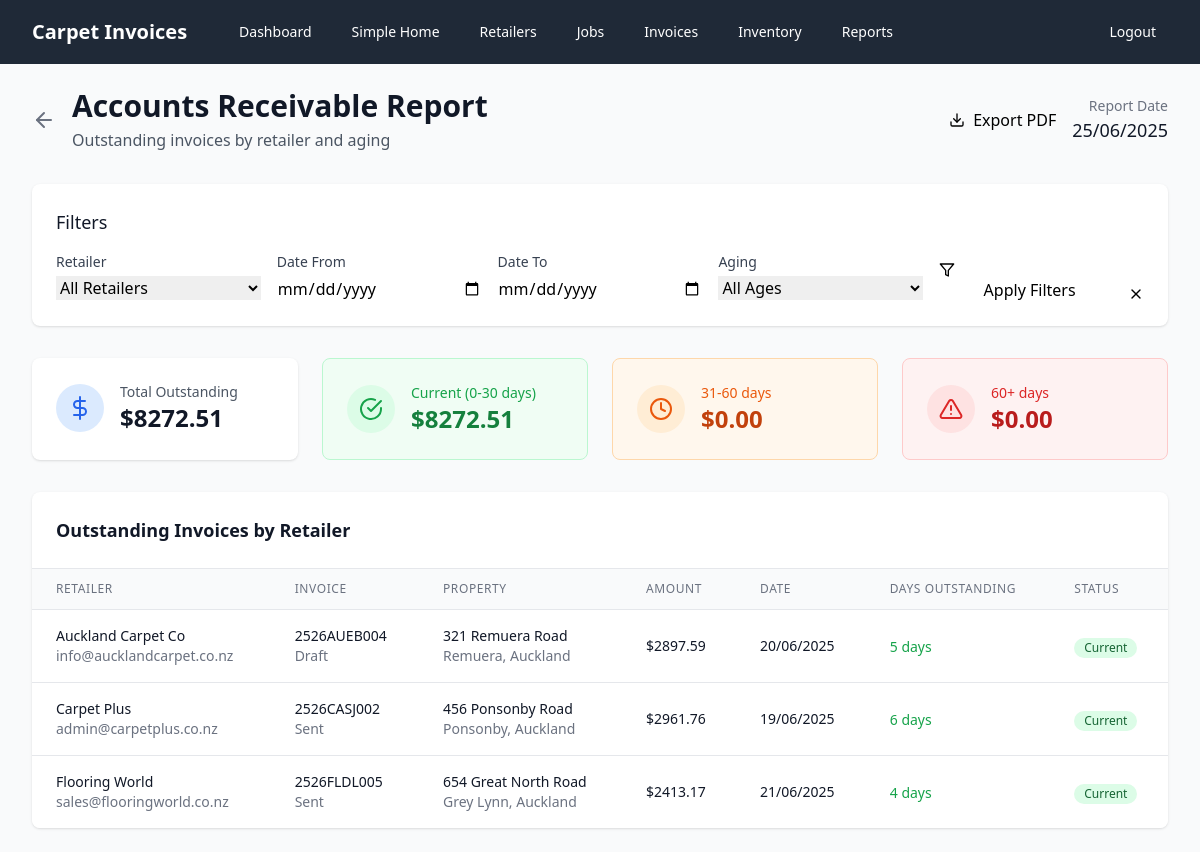
Page /reports/accounts-receivable (signed in) on the committed database.
### models.py (models this page shows, shortened)
class Retailer(db.Model):
    id = db.Column(db.Integer, primary_key=True)
    name = db.Column(db.String(100), nullable=False)
    email = db.Column(db.String(120), nullable=False)
    phone = db.Column(db.String(20), nullable=False)
    jobs = relationship("Job", back_populates="retailer")

class Invoice(db.Model):
    id = db.Column(db.Integer, primary_key=True)
    invoice_code = db.Column(db.String(100), unique=True, nullable=False, index=True)
    job_id = db.Column(db.Integer, ForeignKey('job.id'), nullable=False, index=True)
    date_created = db.Column(db.Date, nullable=False, default=datetime.now().date, index=True)
    status = db.Column(db.String(20), nullable=False, default='draft', index=True)  # draft, sent, paid
    gst_percentage = db.Column(db.Float, nullable=False, default=15.0)
    subtotal = db.Column(db.Float, nullable=False, default=0.0)
    gst_amount = db.Column(db.Float, nullable=False, default=0.0)
    total = db.Column(db.Float, nullable=False, default=0.0, index=True)
    job = relationship("Job", back_populates="invoices")
    lines = relationship("InvoiceLine", back_populates="invoice", cascade="all, delete-orphan")
    files = relationship("FileStore", back_populates="invoice", cascade="all, delete-orphan")

class Job(db.Model):
    id = db.Column(db.Integer, primary_key=True)
    street_address = db.Column(db.String(200), nullable=False)
    suburb = db.Column(db.String(100), nullable=False)
    town_city = db.Column(db.String(100), nullable=False)
    retailer_id = db.Column(db.Integer, ForeignKey('retailer.id'), nullable=False)
    homeowner_name = db.Column(db.String(100), nullable=False)
    homeowner_phone = db.Column(db.String(20), nullable=False)
    date_completed = db.Column(db.Date, nullable=False)
    retailer = relationship("Retailer", back_populates="jobs")
    invoices = relationship("Invoice", back_populates="job")

### app.py (the view, shortened to what this page needs)
@app.route('/reports/accounts-receivable')
@login_required
def accounts_receivable_report():
    from datetime import datetime, timedelta
    current_date = datetime.now().date()
    retailer_filter = request.args.get('retailer_id', type=int)
    date_from = request.args.get('date_from')
    date_to = request.args.get('date_to')
    aging_filter = request.args.get('aging')
    query = db.session.query(Invoice)\
        .join(Job)\
        .join(Retailer)\
        .filter(Invoice.status.in_(['draft', 'sent']))
    if retailer_filter:
        query = query.filter(Job.retailer_id == retailer_filter)
    if date_from:
        try:
            date_from_obj = datetime.strptime(date_from, '%Y-%m-%d').date()
            query = query.filter(Invoice.date_created >= date_from_obj)
        except ValueError:
            pass
    if date_to:
        try:
            date_to_obj = datetime.strptime(date_to, '%Y-%m-%d').date()
            query = query.filter(Invoice.date_created <= date_to_obj)
        except ValueError:
            pass
    outstanding_invoices = query.order_by(Retailer.name, Invoice.date_created).all()
    retailer_data = {}
    summary = {
        'total_outstanding': 0,
        'current': 0,      # 0-30 days
        'days_31_60': 0,   # 31-60 days
        'days_60_plus': 0  # 60+ days
    }
    for invoice in outstanding_invoices:
        retailer_name = invoice.job.retailer.name
        if retailer_name not in retailer_data:
            retailer_data[retailer_name] = []
        retailer_data[retailer_name].append(invoice)
        days_outstanding = (current_date - invoice.date_created).days
        summary['total_outstanding'] += invoice.total
        if days_outstanding <= 30:
            summary['current'] += invoice.total
        elif days_outstanding <= 60:
            summary['days_31_60'] += invoice.total
        else:
            summary['days_60_plus'] += invoice.total
    all_retailers = db.session.query(Retailer).order_by(Retailer.name).all()
    return render_template('accounts_receivable_report.html',
                         retailer_data=retailer_data,
                         summary=summary,
                         report_date=current_date,
                         all_retailers=all_retailers,
                         filters={
                             'retailer_id': retailer_filter,
                             'date_from': date_from,
                             'date_to': date_to,
                             'aging': aging_filter
                         })

### app.py (called while the page is built)
def login_required(f):
    from functools import wraps
    @wraps(f)
    def decorated_function(*args, **kwargs):
        if not session.get('logged_in'):
            return redirect(url_for('login'))
        return f(*args, **kwargs)
    return decorated_function

### templates/accounts_receivable_report.html (shortened to what this page needs)
{% extends "base.html" %}
{% block content %}
<div class="max-w-7xl mx-auto">
    <div class="flex items-center justify-between mb-8">
        <div class="flex items-center">
            <a href="{{ url_for('reports') }}" class="text-gray-500 hover:text-gray-700 mr-4">
                <i data-feather="arrow-left" class="h-6 w-6"></i>
            </a>
            <div>
                <h1 class="text-3xl font-bold text-gray-900">Accounts Receivable Report</h1>
                <p class="text-gray-600 mt-1">Outstanding invoices by retailer and aging</p>
            </div>
        </div>
        <div class="flex items-center space-x-4">
            <a href="{{ url_for('accounts_receivable_report_pdf', **filters) }}"
               class="btn-secondary flex items-center no-print">
                <i data-feather="download" class="h-4 w-4 mr-2"></i>
                Export PDF
            </a>
            <div class="text-right">
                <p class="text-sm text-gray-500">Report Date</p>
                <p class="text-lg font-medium text-gray-900">{{ report_date.strftime('%d/%m/%Y') }}</p>
            </div>
        </div>
    </div>
    <div class="bg-white rounded-lg shadow mb-8 no-print">
        <div class="p-6">
            <h3 class="text-lg font-medium text-gray-900 mb-4">Filters</h3>
            <form method="GET" action="{{ url_for('accounts_receivable_report') }}" class="grid grid-cols-1 md:grid-cols-2 lg:grid-cols-5 gap-4">
                <div>
                    <label for="retailer_id" class="block text-sm font-medium text-gray-700 mb-1">Retailer</label>
                    <select name="retailer_id" id="retailer_id" class="form-select w-full">
                        <option value="">All Retailers</option>
                    </select>
                </div>
                <div>
                    <label for="date_from" class="block text-sm font-medium text-gray-700 mb-1">Date From</label>
                    <input type="date" name="date_from" id="date_from" value="{{ filters.date_from or '' }}"
                           class="form-input w-full">
                </div>
                <div>
                    <label for="date_to" class="block text-sm font-medium text-gray-700 mb-1">Date To</label>
                    <input type="date" name="date_to" id="date_to" value="{{ filters.date_to or '' }}"
                           class="form-input w-full">
                </div>
                <div>
                    <label for="aging" class="block text-sm font-medium text-gray-700 mb-1">Aging</label>
                    <select name="aging" id="aging" class="form-select w-full">
                        <option value="">All Ages</option>
                    </select>
                </div>
                <div class="flex items-end space-x-2">
                    <button type="submit" class="btn-primary flex-1">
                        <i data-feather="filter" class="h-4 w-4 mr-2"></i>
                        Apply Filters
                    </button>
                    <a href="{{ url_for('accounts_receivable_report') }}" class="btn-secondary">
                        <i data-feather="x" class="h-4 w-4"></i>
                    </a>
                </div>
            </form>
        </div>
    </div>
    <div class="grid grid-cols-1 md:grid-cols-4 gap-6 mb-8">
        <div class="bg-white rounded-lg shadow p-6">
            <div class="flex items-center">
                <div class="p-3 rounded-full bg-blue-100">
                    <i data-feather="dollar-sign" class="h-6 w-6 text-blue-600"></i>
                </div>
                <div class="ml-4">
                    <p class="text-sm font-medium text-gray-600">Total Outstanding</p>
                    <p class="text-2xl font-bold text-gray-900">${{ "%.2f"|format(summary.total_outstanding) }}</p>
                </div>
            </div>
        </div>
        <div class="bg-green-50 border border-green-200 rounded-lg p-6">
            <div class="flex items-center">
                <div class="p-3 rounded-full bg-green-100">
                    <i data-feather="check-circle" class="h-6 w-6 text-green-600"></i>
                </div>
                <div class="ml-4">
                    <p class="text-sm font-medium text-green-600">Current (0-30 days)</p>
                    <p class="text-2xl font-bold text-green-700">${{ "%.2f"|format(summary.current) }}</p>
                </div>
            </div>
        </div>
        <div class="bg-orange-50 border border-orange-200 rounded-lg p-6">
            <div class="flex items-center">
                <div class="p-3 rounded-full bg-orange-100">
                    <i data-feather="clock" class="h-6 w-6 text-orange-600"></i>
                </div>
                <div class="ml-4">
                    <p class="text-sm font-medium text-orange-600">31-60 days</p>
                    <p class="text-2xl font-bold text-orange-700">${{ "%.2f"|format(summary.days_31_60) }}</p>
                </div>
            </div>
        </div>
        <div class="bg-red-50 border border-red-200 rounded-lg p-6">
            <div class="flex items-center">
                <div class="p-3 rounded-full bg-red-100">
                    <i data-feather="alert-triangle" class="h-6 w-6 text-red-600"></i>
                </div>
                <div class="ml-4">
                    <p class="text-sm font-medium text-red-600">60+ days</p>
                    <p class="text-2xl font-bold text-red-700">${{ "%.2f"|format(summary.days_60_plus) }}</p>
                </div>
            </div>
        </div>
    </div>
    <div class="bg-white rounded-lg shadow overflow-hidden">
        <div class="p-6 border-b border-gray-200">
            <h2 class="text-lg font-semibold text-gray-900">Outstanding Invoices by Retailer</h2>
        </div>
        {% if retailer_data %}
        <div class="overflow-x-auto">
            <table class="min-w-full divide-y divide-gray-200">
                <thead class="bg-gray-50">
                    <tr>
                        <th class="px-6 py-3 text-left text-xs font-medium text-gray-500 uppercase tracking-wider">Retailer</th>
                        <th class="px-6 py-3 text-left text-xs font-medium text-gray-500 uppercase tracking-wider">Invoice</th>
                        <th class="px-6 py-3 text-left text-xs font-medium text-gray-500 uppercase tracking-wider">Property</th>
                        <th class="px-6 py-3 text-left text-xs font-medium text-gray-500 uppercase tracking-wider">Amount</th>
                        <th class="px-6 py-3 text-left text-xs font-medium text-gray-500 uppercase tracking-wider">Date</th>
                        <th class="px-6 py-3 text-left text-xs font-medium text-gray-500 uppercase tracking-wider">Days Outstanding</th>
                        <th class="px-6 py-3 text-left text-xs font-medium text-gray-500 uppercase tracking-wider">Status</th>
                    </tr>
                </thead>
                <tbody class="bg-white divide-y divide-gray-200">
                    {% for retailer_name, invoices in retailer_data.items() %}
                        {% for invoice in invoices %}
                        <tr class="hover:bg-gray-50">
                            <td class="px-6 py-4 whitespace-nowrap">
                                {% if loop.first %}
                                <div class="text-sm font-medium text-gray-900">{{ retailer_name }}</div>
                                <div class="text-sm text-gray-500">{{ invoice.job.retailer.email }}</div>
                                {% endif %}
                            </td>
                            <td class="px-6 py-4 whitespace-nowrap">
                                <div class="text-sm font-medium text-gray-900">{{ invoice.invoice_code }}</div>
                                <div class="text-sm text-gray-500">{{ invoice.status|title }}</div>
                            </td>
                            <td class="px-6 py-4 whitespace-nowrap">
                                <div class="text-sm text-gray-900">{{ invoice.job.street_address }}</div>
                                <div class="text-sm text-gray-500">{{ invoice.job.suburb }}, {{ invoice.job.town_city }}</div>
                            </td>
                            <td class="px-6 py-4 whitespace-nowrap text-sm font-medium text-gray-900">
                                ${{ "%.2f"|format(invoice.total) }}
                            </td>
                            <td class="px-6 py-4 whitespace-nowrap text-sm text-gray-900">
                                {{ invoice.date_created.strftime('%d/%m/%Y') }}
                            </td>
                            <td class="px-6 py-4 whitespace-nowrap">
                                {% set days_outstanding = (report_date - invoice.date_created).days %}
                                <span class="text-sm font-medium
                                    {% if days_outstanding <= 30 %}text-green-600
                                    {% elif days_outstanding <= 60 %}text-orange-600
                                    {% else %}text-red-600{% endif %}">
                                    {{ days_outstanding }} days
                                </span>
                            </td>
                            <td class="px-6 py-4 whitespace-nowrap">
                                {% set days_outstanding = (report_date - invoice.date_created).days %}
                                {% if days_outstanding <= 30 %}
                                    <span class="inline-flex items-center px-2.5 py-0.5 rounded-full text-xs font-medium bg-green-100 text-green-800">Current</span>
                                {% elif days_outstanding <= 60 %}
                                    <span class="inline-flex items-center px-2.5 py-0.5 rounded-full text-xs font-medium bg-orange-100 text-orange-800">Overdue</span>
                                {% else %}
                                    <span class="inline-flex items-center px-2.5 py-0.5 rounded-full text-xs font-medium bg-red-100 text-red-800">Past Due</span>
                                {% endif %}
                            </td>
                        </tr>
                        {% endfor %}
                    {% endfor %}
                </tbody>
            </table>
        </div>
        {% else %}
        <div class="text-center py-12">
            <i data-feather="check-circle" class="mx-auto h-12 w-12 text-green-400"></i>
            <h3 class="mt-2 text-sm font-medium text-gray-900">All invoices paid</h3>
            <p class="mt-1 text-sm text-gray-500">No outstanding invoices at this time.</p>
        </div>
        {% endif %}
    </div>
</div>
{% endblock %}

### templates/base.html (style rules this page uses)
.form-input { @apply w-full px-4 py-3 border border-gray-300 rounded-lg focus:ring-2 focus:ring-blue-500 focus:border-transparent; }
.form-select { @apply w-full px-4 py-3 border border-gray-300 rounded-lg focus:ring-2 focus:ring-blue-500 focus:border-transparent bg-white; }
.btn-primary { @apply bg-blue-600 hover:bg-blue-700 text-white font-semibold py-3 px-6 rounded-lg transition duration-200; }
.btn-secondary { @apply bg-gray-600 hover:bg-gray-700 text-white font-semibold py-3 px-6 rounded-lg transition duration-200; }

### rows in the picture
Retailer: name "Auckland Carpet Co"
Invoice: job.retailer.email "info@aucklandcarpet.co.nz", invoice_code "2526AUEB004", status "Draft", job.street_address "321 Remuera Road", job.suburb "Remuera", job.town_city "Auckland", total "2897.59", date_created "20/06/2025"
Retailer: name "Carpet Plus"
Invoice: job.retailer.email "admin@carpetplus.co.nz", invoice_code "2526CASJ002", status "Sent", job.street_address "456 Ponsonby Road", job.suburb "Ponsonby", job.town_city "Auckland", total "2961.76", date_created "19/06/2025"
Retailer: name "Flooring World"
Invoice: job.retailer.email "sales@flooringworld.co.nz", invoice_code "2526FLDL005", status "Sent", job.street_address "654 Great North Road", job.suburb "Grey Lynn", job.town_city "Auckland", total "2413.17", date_created "21/06/2025"

### other values in the picture
{{ "%.2f"|format(summary.total_outstanding) }} "8272.51"
{{ "%.2f"|format(summary.current) }} "8272.51"
{{ "%.2f"|format(summary.days_31_60) }} "0.00"
{{ "%.2f"|format(summary.days_60_plus) }} "0.00"
